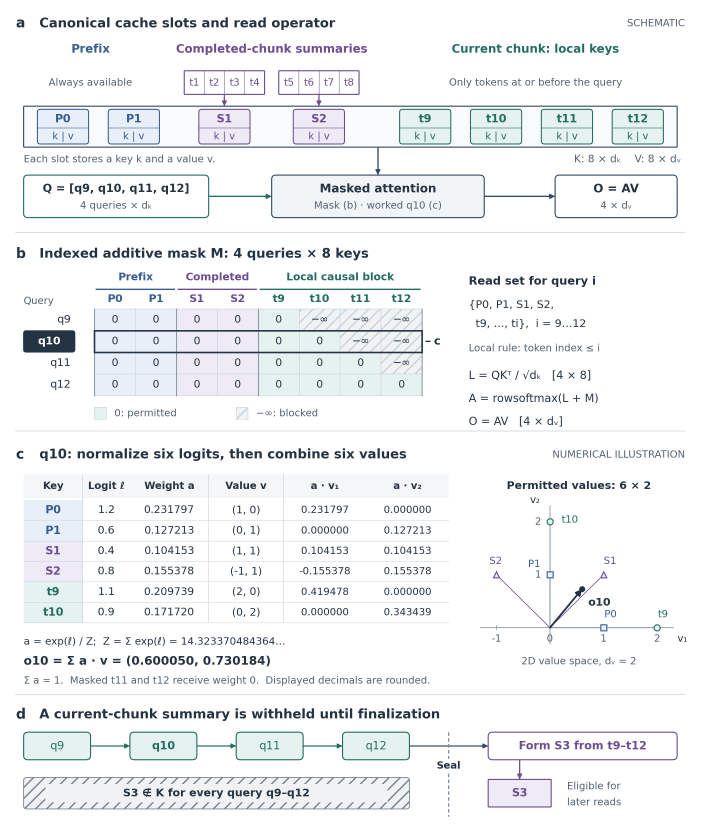
#> input picture gallery/before/attention.png, 2102 x 2480 px (shown at 1/3 size)
$ python -i paperkit.py   (imports and definitions only)
#> lines starting #> are read from the running program, lines starting #| are printed output that depends on the picture
"""paperkit: premium vector primitives for CS paper figures (matplotlib, mm units).

The canvas uses millimetres with the origin at the bottom-left, so every size in
code is the printed size. Text sizes are points, stroke widths are points.

    from paperkit import Canvas, ROLE
    cv = Canvas(170, 100)                       # final printed size
    cv.group(2, 40, 60, 58, "memory", "Native Memory Block")
    cv.box(6, 70, 24, 9, "frozen", "Original Attention", icon="snow")
    cv.matrix(40, 60, 14, 12, rows=5, cols=6, depth=3, r="memory")
    cv.arrow([(30, 74.5), (40, 74.5)])
    cv.save("out/figure")                       # .pdf (Type 42) + .svg + .png

Design rules baked in (see references/visual-craft.md):
* role colours come as (fill, soft, stroke, ink, mark) families: pale fill,
  same-hue mid stroke, dark same-hue text, saturated mark for data/hero;
* corner radius scales with box height; strokes form a 3-level hierarchy;
* arrows are dark neutral by default, coloured only when colour encodes a
  path type (read / write / feedback); heads are filled and proportional;
* glyphs (matrices, token strips, documents, icons) carry the content so that
  boxes need fewer words.
"""
from __future__ import annotations

import math
import os
from pathlib import Path as _P

import matplotlib

# [1 line not run here, left out]
import matplotlib.pyplot as plt  # noqa: E402
import numpy as np  # noqa: E402
from matplotlib import colors as mcolors  # noqa: E402
from matplotlib.patches import (Arc, Circle, Ellipse, FancyArrowPatch,  # noqa: E402
                                FancyBboxPatch, PathPatch, Polygon, Rectangle)
from matplotlib.path import Path  # noqa: E402

MM = 1 / 25.4
PT_PER_MM = 72 / 25.4

# ---------------------------------------------------------------- palette ---
# fill (L*~95-97), soft (L*~88-90, header bands / chips), stroke (L*~55-65),
# ink (L*~25-35, text on fill), mark (saturated, for data / hero marks).
ROLE = {
    "neutral": dict(fill="#F4F5F7", soft="#E6E8EC", stroke="#8C95A1", ink="#3A4250", mark="#7D8794"),
    "frozen":  dict(fill="#EEF2F8", soft="#DCE4EF", stroke="#7A8DA8", ink="#34445C", mark="#6F84A3"),
    "blue":    dict(fill="#EAF1FB", soft="#D3E2F6", stroke="#5B8AC9", ink="#1F4E8C", mark="#2F6FC0"),
    "memory":  dict(fill="#E9F4EC", soft="#CFE6D6", stroke="#4E9166", ink="#1E5B36", mark="#2E8B57"),
    "amber":   dict(fill="#FFF4E3", soft="#FCE3BD", stroke="#D49A45", ink="#7A4A0E", mark="#E08A1E"),
    "purple":  dict(fill="#F3EEFA", soft="#E2D8F3", stroke="#9479C4", ink="#4B2F80", mark="#7A54C2"),
    "teal":    dict(fill="#E7F5F5", soft="#C9E8E8", stroke="#4FA3A5", ink="#175E60", mark="#1F8A8C"),
    "coral":   dict(fill="#FDEEEA", soft="#F8D6CC", stroke="#D9826B", ink="#86321F", mark="#D9583B"),
    "rose":    dict(fill="#FBEFF4", soft="#F3D5E2", stroke="#C77D9C", ink="#7A2E50", mark="#C2507F"),
}
INK = "#262B33"      # body text
MUTED = "#6B7480"    # secondary text
LINE = "#4A4F57"     # default connector ink
HAIR = "#C9CED6"     # hairlines / grid


# Hue order for taxonomy series: maximally distinct neighbours, colour-blind-safe enough with labels.
SERIES_ORDER = ("memory", "blue", "purple", "amber", "coral", "teal", "rose", "frozen")


# [7 lines left out: function series, not called in this run]


def role(r):
    return ROLE[r] if isinstance(r, str) else r


# [26 lines left out: functions mix, use_fonts, not called in this run]


# Export resolution for PNG and for images inside PDF/SVG; raster icons are pre-resampled to it so they stay crisp
RASTER_DPI = 600
MIN_SOURCE_DPI = 300  # below this a placed illustration is upsampled and prints soft


# [15 lines left out: functions pdf_images, check_embedded, not called in this run]


# ----------------------------------------------------------------- canvas ---
class Canvas:
    # [578 lines left out: functions __init__, _renderer, axes, text, text_width, rich and 31 more, not called in this run]

    def icon_doc(self, x, y, s, r="neutral"):
        self.doc(x - s * 0.38, y - s / 2, s * 0.76, s, r, lines=3, fold=s * 0.28, z=12)

    # ---- connectors ---------------------------------------------------------
    # [22 lines left out: functions arrow, line, not called in this run]

    def dot(self, x, y, color=LINE, d=0.9, z=9):
        self.ax.add_patch(Circle((x, y), d / 2, fc=color, ec="none", zorder=z))

    # [136 lines left out: functions block_arrow, zoom, brace, save, _rounded_path, _smooth and 4 more, not called in this run]


def visual_stats(png, width=1600):
    """At a fixed pixel width: empty % (16 px blocks that are flat white), colour % (saturated pixels),
    picture % (blocks with illustration-like texture: many distinct tones)."""
#> called with png = '../../../gallery/before/attention.png', width = 1600
    from PIL import Image
    im = Image.open(png).convert("RGB")
    im = im.resize((width, round(im.height * width / im.width)))
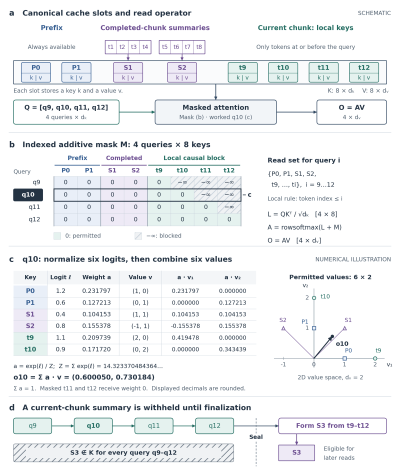
#> im: PIL image 1600x1888 RGB (shown at 1/4 size); mean R, G, B 239.7, 241.6, 243.4
    g = np.asarray(im.convert("L"), float)
    hsv = np.asarray(im.convert("HSV"), float)
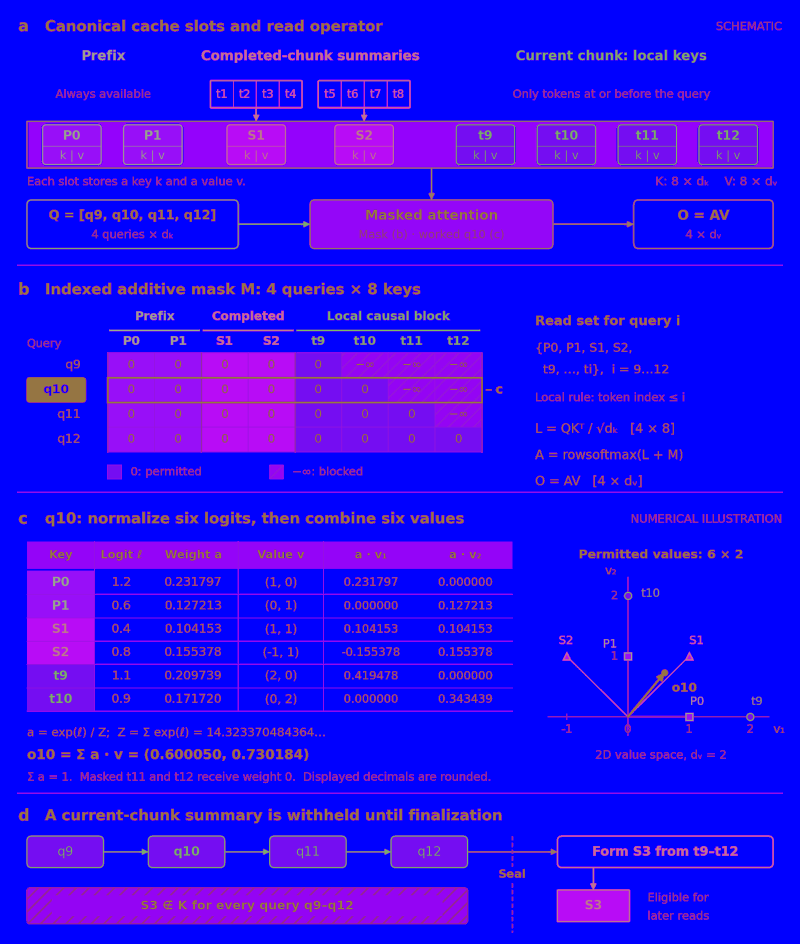
#> hsv: shape (1888, 1600, 3) float64 (shown at 1/2 size); mean R, G, B 37.4, 7.9, 243.6
    b = 16
    H, W = (g.shape[0] // b) * b, (g.shape[1] // b) * b
    blk = g[:H, :W].reshape(H // b, b, W // b, b).swapaxes(1, 2).reshape(-1, b * b)
    empty = ((blk.min(axis=1) >= 245) & (blk.std(axis=1) < 2)).mean()
#> empty = 0.511
    tones = np.array([len(np.unique((r // 12).astype(int))) for r in blk])
#> tones = 11800 values, max 21 at index 9132, min 1 at index 0, mean 4.78
    picture = ((tones >= 9) & (blk.std(axis=1) > 14)).mean()
#> picture = 0.228
    colour = ((hsv[..., 1] > 60) & (hsv[..., 2] > 60)).mean()
#> colour = 0.0413
    return {"empty": round(100 * empty, 1), "colour": round(100 * colour, 1), "picture": round(100 * picture, 1)}


# [53 lines left out: functions parity, swatches, not called in this run]


# ------------------------------------------------------------ caption check ---
NOTE_NOISE = [  # (what the reader does not need, pattern): a caption says what is shown, not how it was made
    ("how the artwork was made",
     r"\b(generated|drawn|created|made|produced|rendered|illustrated)\s+(with|by|using|in)\b[^.;]{0,30}"
     r"\b(codex|chatgpt|dall-?e|midjourney|stable diffusion|gpt-image|image[- ]generation)|\brecolou?red by\b"
     r"|\b(icons?|illustrations?|images?|artwork|drawings?|vignettes?|pictures?)\s+(were|was|are|is)\s+"
     r"(generated|drawn|created|made|produced|rendered)\b"),
    ("how marks are drawn",
     r"\b(offset|nudged|jittered|dodged|moved apart|spread apart)\b[^.;:]{0,40}\b(marks?|markers?|points?|labels?|dots?)\b"
     r"|\b(marks?|markers?|points?|labels?|dots?)\b[^.;:]{0,40}\b(offset|nudged|jittered|dodged|moved apart|spread apart)\b"
     r"|\bleast amount\b"),
    ("procedure that belongs in the methods",
     r"\bbefore any (model )?(call|run|experiment|evaluation)s?\b|\bfixed (in advance|beforehand|before)\b"),
    ("disclaimer that changes no reading",
     r"\b(names?|examples?|people|persons?|users?|personas?|characters?)\s+(are|is)\s+"
     r"(illustrative|fictional|fictitious|invented|made[- ]up|hypothetical)\b"),
]


# [4 lines left out: function note_issues, not called in this run]


# [69 lines not run here, left out]

>>> result = visual_stats('../../../gallery/before/attention.png')
#> result = {'empty': 51.1, 'colour': 4.1, 'picture': 22.8}

$ run again, on gallery/before/experiment.png
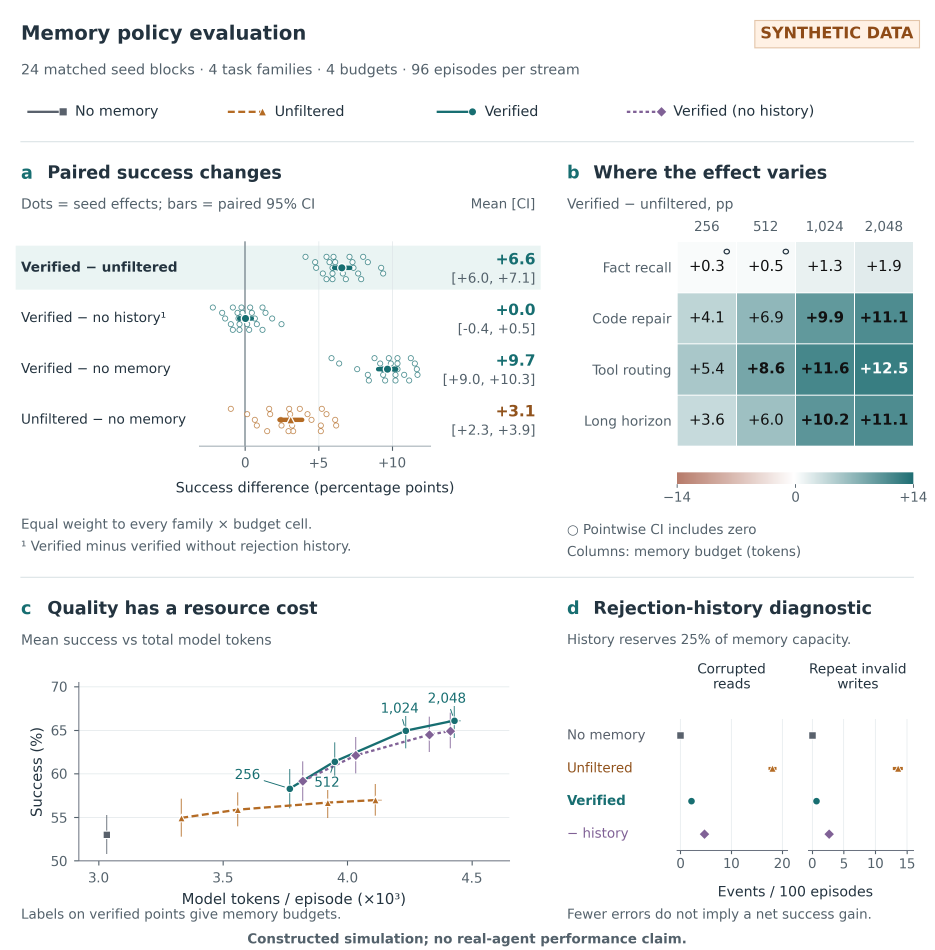
#> input picture gallery/before/experiment.png, 2803 x 2850 px (shown at 1/3 size)
#> in visual_stats, `g = np.asarray(im.convert("L"), float)`:
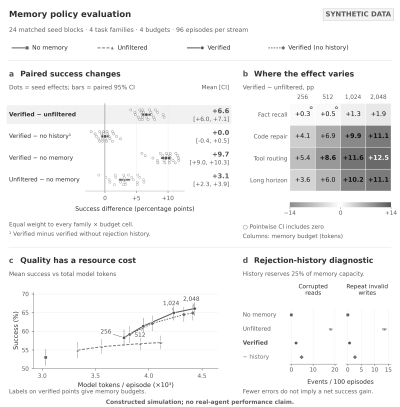
#> g: shape (1627, 1600) float64 (shown at 1/4 size); min 0, max 255, mean 242.9
#> in visual_stats, `hsv = np.asarray(im.convert("HSV"), float)`:
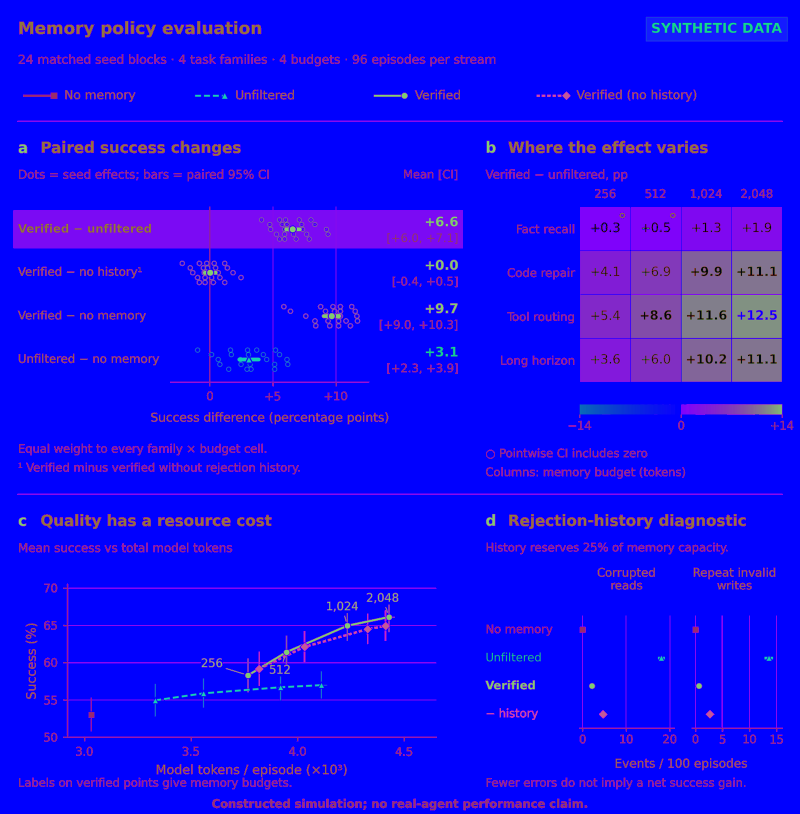
#> hsv: shape (1627, 1600, 3) float64 (shown at 1/2 size); mean R, G, B 19.5, 7.2, 244.4
#> empty = 0.63
#> tones = 10100 values, max 22 at index 2777, min 1 at index 0, mean 4.21
#> picture = 0.206
#> colour = 0.0408
#> result = {'empty': 63, 'colour': 4.1, 'picture': 20.6}

$ run again, on gallery/before/method.png
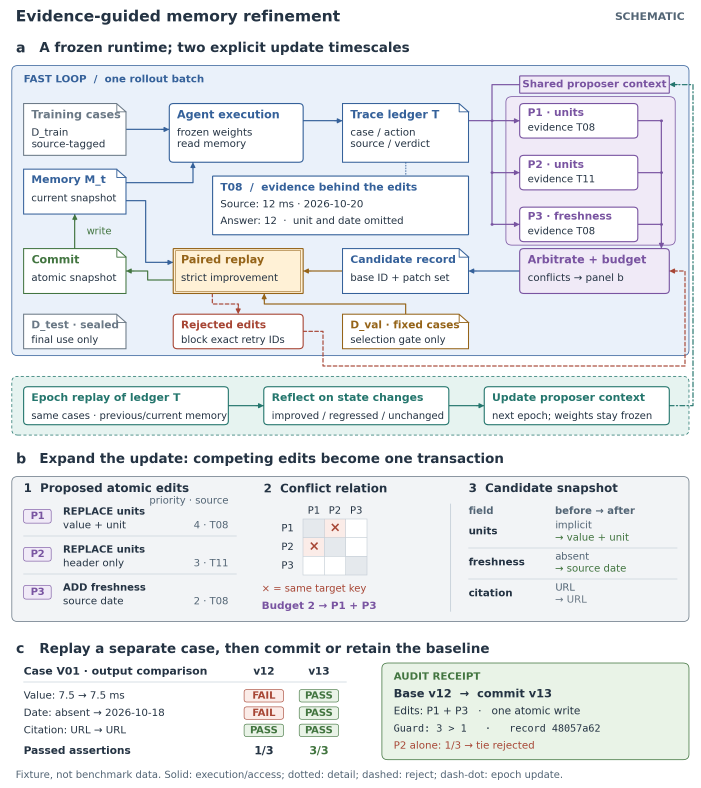
#> input picture gallery/before/method.png, 2102 x 2362 px (shown at 1/3 size)
#> in visual_stats, `g = np.asarray(im.convert("L"), float)`:
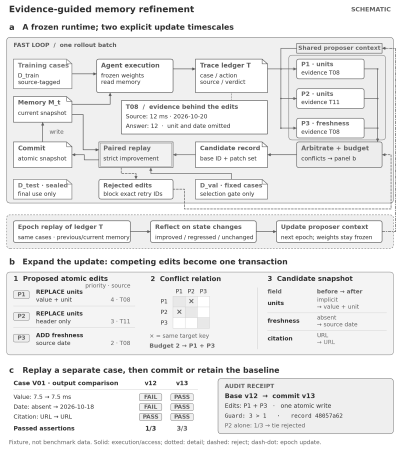
#> g: shape (1798, 1600) float64 (shown at 1/4 size); min 15, max 255, mean 234.4
#> in visual_stats, `hsv = np.asarray(im.convert("HSV"), float)`:
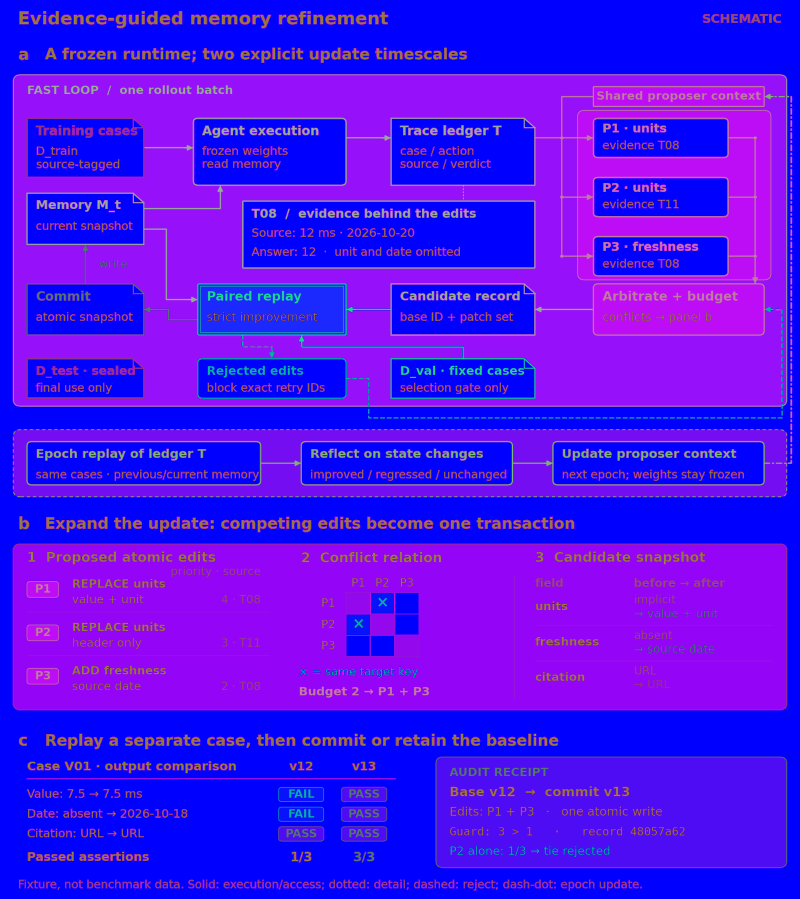
#> hsv: shape (1798, 1600, 3) float64 (shown at 1/2 size); mean R, G, B 77.3, 14.6, 239.9
#> empty = 0.229
#> tones = 11200 values, max 21 at index 3154, min 1 at index 0, mean 5.61
#> picture = 0.277
#> colour = 0.0619
#> result = {'empty': 22.9, 'colour': 6.2, 'picture': 27.7}
